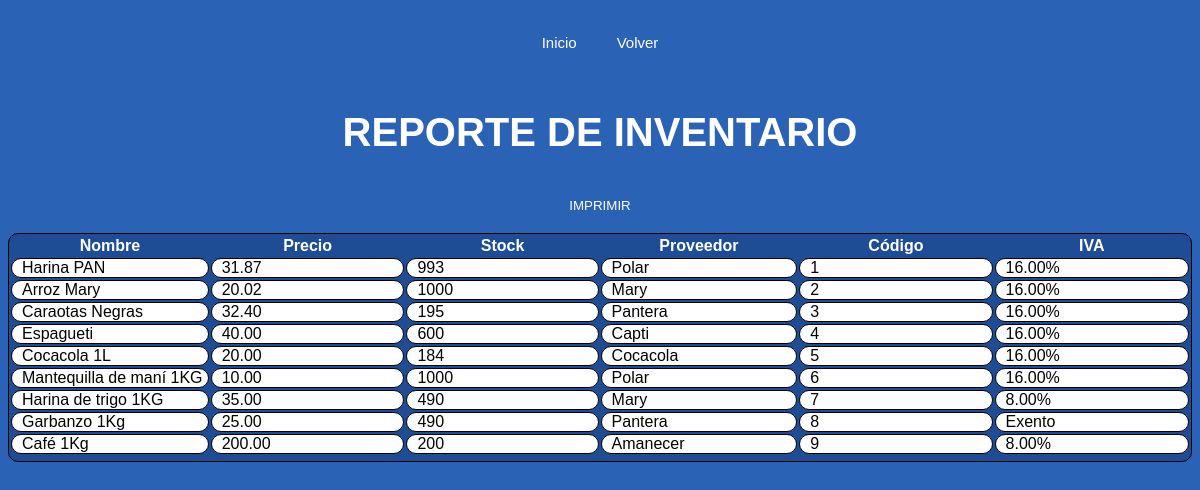
The app's page /Inventario/reporte/, older data.
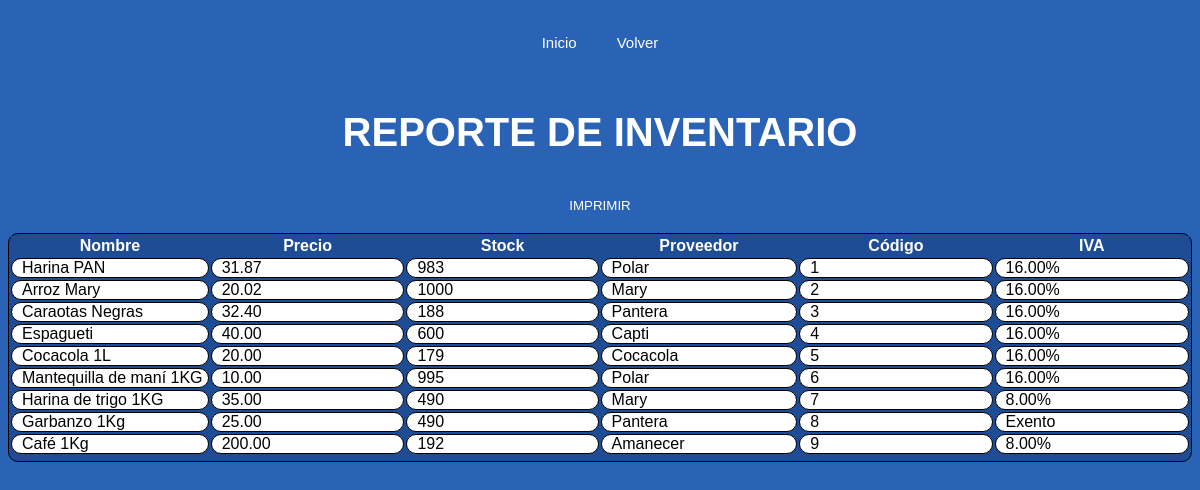
The same page, newer data.
### Inventario/models.py (models this page shows)
class Productos(models.Model):
    nombre = models.CharField(max_length=100)
    codigo = models.IntegerField(unique=True, validators=[validate_unique_name])
    precio = models.DecimalField(max_digits=10, decimal_places=2)
    stock = models.IntegerField()
    proveedor = models.CharField(max_length=100)
    iva = models.IntegerField()

### Inventario/views.py (the view)
# urls.py: path('reporte/', views.generar_reporte, name="generar_reporte"),
def generar_reporte(request):
    productos = Productos.objects.all()
    return render(request, 'Inventario/reporte.html', {'productos': productos})

### Inventario/templates/Inventario/reporte.html (shortened to what this page needs)
{% load static %}
<!DOCTYPE html>
<html lang="es">
<head>
    <link rel="stylesheet" type="text/css" href="{% static 'css/reporte.css' %}">
</head>
<body>
    <div class="navegacion">
        <nav>
            <ul>
                <li><a href="{% url 'index' %}">Inicio</a></li>
                <li><a href="{% url 'index_inventario' %}">Volver</a></li>
            </ul>
        </nav>
    </div>
    <div class="container">
        <h2>REPORTE DE INVENTARIO</h2>
        <button onclick="window.print()">IMPRIMIR</button>
    <table>
        <tr>
            <th>Nombre</th>
            <th>Precio</th>
            <th>Stock</th>
            <th>Proveedor</th>
            <th>Código</th>
            <th>IVA</th>
        </tr>
        {% for producto in productos %}
        <tr>
            <td>{{ producto.nombre }}</td>
            <td>{{ producto.precio }}</td>
            <td>{{ producto.stock }}</td>
            <td>{{ producto.proveedor }}</td>
            <td>{{ producto.codigo }}</td>
            {% if producto.iva == 0 %}
            <td>Exento</td>
            {% else %}
                {% if producto.iva == 1 %}
                <td>16.00%</td>
                {% else %}
                <td>8.00%</td>
                {% endif %}
            {% endif %}
        </tr>
        {% endfor %}
    </table>
    </div>
</body>
</html>

Row changes from the older to the newer data that the page shows:
changed Productos "Harina PAN": stock "993" → "983"
changed Productos "Caraotas Negras": stock "195" → "188"
changed Productos "Cocacola 1L": stock "184" → "179"
changed Productos "Mantequilla de maní 1KG": stock "1000" → "995"
changed Productos "Café 1Kg": stock "200" → "192"
